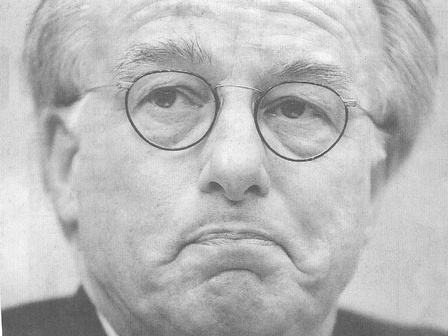
%> input picture data/van_aartsen.jpg, 448 x 336 px, shrunk from 1192 x 894 before the run
$ octave smooth_picture.m   (GNU Octave 9; MATLAB toolbox functions it lacks are replaced by stand-ins)
%> lines starting %> are read from the running program, lines starting %| are printed output that depends on the picture; in (x1, y1, x2, y2) boxes, pixels count from 0 and x2, y2 are one past the last pixel; in counts of white or black regions, pixels touching at a corner belong together; the program's own positions count from 1
### src/quickplot.m
function fig = quickplot(data, plot_title, save_path, xlab, ylab, xdata, ydata)
% QUICKPLOT Plot a matrix as an image and optionally save the figure.
%
%   quickplot(DATA, TITLE)
%   quickplot(DATA, TITLE, SAVE_PATH)
%   quickplot(DATA, TITLE, SAVE_PATH, XLABEL, YLABEL)
%   quickplot(DATA, TITLE, SAVE_PATH, XLABEL, YLABEL, XDATA, YDATA)
%
% DATA is plotted exactly as supplied. Any preprocessing, such as
% log(1 + abs(fftshift(data))), belongs in the calling script.
%
% XLABEL/YLABEL let you put units on the axes (e.g. 'k_x [rad/pixel]'
% for a spectrum plot). XDATA/YDATA let you pass real coordinate values
% instead of plain pixel indices, e.g. the kx/ky frequency vectors.

if nargin < 2
    plot_title = 'Quick Plot';
end
if nargin < 3
    save_path = '';
end
if nargin < 4
    xlab = 'x';
end
if nargin < 5
    ylab = 'y';
end
if nargin < 6
    xdata = 1:size(data, 2);
end
if nargin < 7
    ydata = 1:size(data, 1);
end

fig = new_figure('Name', plot_title);
imagesc(xdata, ydata, data);
axis image;
colormap gray;
colorbar;
xlabel(xlab);
ylabel(ylab);
title(plot_title, 'Interpreter', 'none');

if ~isempty(save_path)
    output_folder = fileparts(save_path);
    if ~isempty(output_folder) && ~isfolder(output_folder)
        mkdir(output_folder);
    end
    exportgraphics(fig, save_path, 'Resolution', 200);
end
end

### src/new_figure.m
function fig = new_figure(varargin)
% NEW_FIGURE figure() with a white background. Newer MATLAB versions can
% draw figures dark, and exportgraphics keeps that, so force light.

fig = figure('Color', 'w', varargin{:});
if isprop(fig, 'Theme')
    theme(fig, 'light');
end
end

### src/ex8_14_smoothing/smooth_picture.m
% Exercise 8.14: smoothing the newspaper picture with an L x L block of
% ones, using the convolution property (8.21)

addpath('src')
L = 5;                      % side of the block [pixel]
L_values = [1, 10, 100];    % other sizes to compare

f = double(imread('data/van_aartsen.jpg'));
%> f: size 336x448 double; min 67, max 255, mean 185.2; mean of the top-left, top-right, bottom-left and bottom-right quarters 188.1, 190.5, 180.1, 182.4
[M, N] = size(f);
%> M = 336; N = 448
kx = (0:N-1) - floor(N/2);  % frequency index after fftshift
%> kx = 448 values from -224 to 223
ky = (0:M-1) - floor(M/2);
%> ky = 336 values from -168 to 167

F = fft2(f);
g = zeros(M, N);
g(1:L, 1:L) = 1;
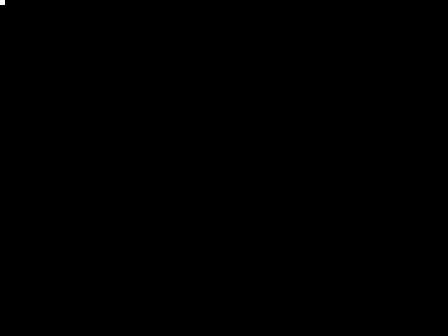
%> g: size 336x448 double; values 0 (black) and 1 (white), 0.02% white; 1 white region, box (x1, y1, x2, y2) and area: (0, 0, 5, 5) 25
FG = F .* fft2(g);
f_smooth = real(ifft2(FG));
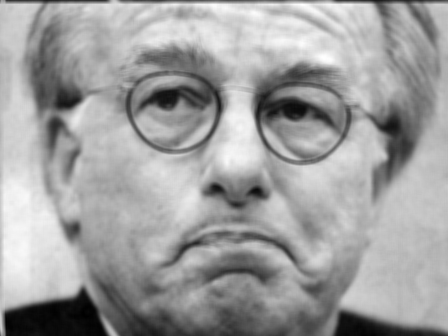
%> f_smooth: size 336x448 double; min 2210, max 6085, mean 4631; drawn with min black and max white

% log because |F| covers many orders of magnitude
quickplot(log(1 + abs(fftshift(F))), 'Spectrum of the original', ...
    'figures/ex8_14_smoothing/F_log.png', 'k_x', 'k_y', kx, ky);
%> in quickplot, `title(plot_title, 'Interpreter', 'none');`:
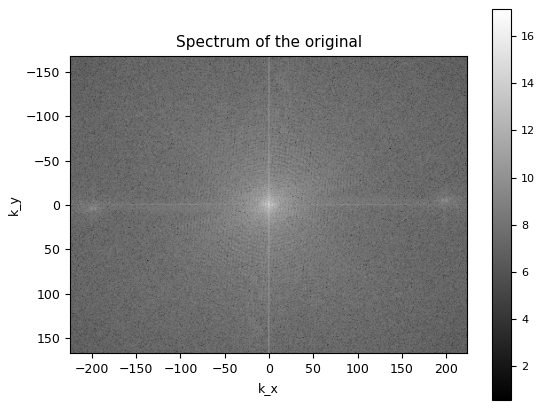
%> figure redrawn from the program's plot data
quickplot(log(1 + abs(fftshift(FG))), 'Spectrum after smoothing', ...
    'figures/ex8_14_smoothing/FG_log.png', 'k_x', 'k_y', kx, ky);
%> call 2 of quickplot, with plot_title = 'Spectrum after smoothing', save_path = 'figures/ex8_14_smoothing/FG_log.png', xlab = 'k_x', ylab = 'k_y'
%> in quickplot (call 2), `title(plot_title, 'Interpreter', 'none');`:
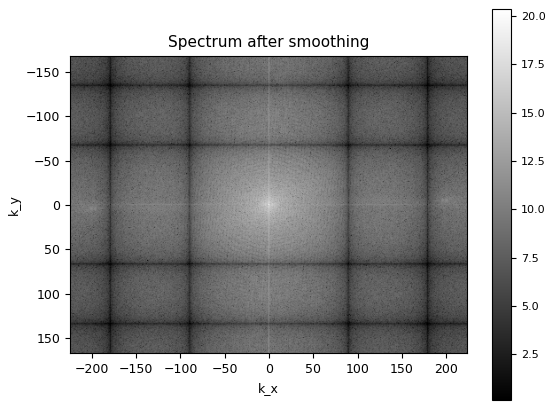
%> figure redrawn from the program's plot data

new_figure();
subplot(1, 2, 1)
imagesc(f)
axis image
title('Original')
xlabel('x [pixel]'), ylabel('y [pixel]')
subplot(1, 2, 2)
imagesc(f_smooth)
axis image
title(sprintf('Smoothed, L = %d', L))
xlabel('x [pixel]'), ylabel('y [pixel]')
colormap(gray)
exportgraphics(gcf, 'figures/ex8_14_smoothing/original_vs_smoothed.png', 'Resolution', 200)

% compare with conv2, away from the top and left edges where the DFT wraps
direct = conv2(f, ones(L));
d = abs(direct(L:M, L:N) - f_smooth(L:M, L:N));
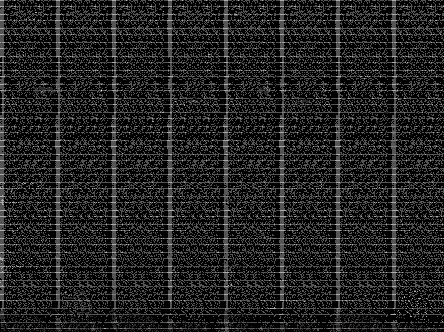
%> d: size 332x444 double; min 0, max 2.73e-12, mean 3.55e-13; drawn with min black and max white
fprintf('Max difference with conv2: %.3g\n', max(d(:)))
%| Max difference with conv2: 2.73e-12

for L_i = L_values
    g = zeros(M, N);
    g(1:L_i, 1:L_i) = 1;
    quickplot(real(ifft2(F .* fft2(g))), sprintf('L = %d', L_i), ...
        sprintf('figures/ex8_14_smoothing/f_convolution_L%d.png', L_i), 'x [pixel]', 'y [pixel]');
end
%> this loop made 3 passes
%> pass 1, in quickplot (call 3), `title(plot_title, 'Interpreter', 'none');`:
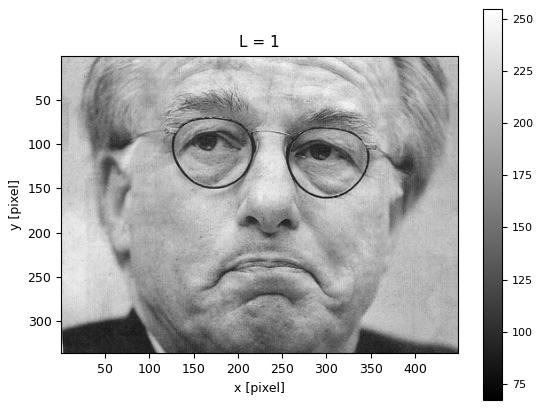
%> figure redrawn from the program's plot data
%> after the loop:
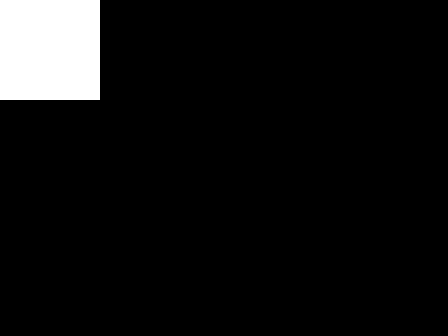
%> g: size 336x448 double; values 0 (black) and 1 (white), 6.6% white; 1 white region, box (x1, y1, x2, y2) and area: (0, 0, 100, 100) 10000
